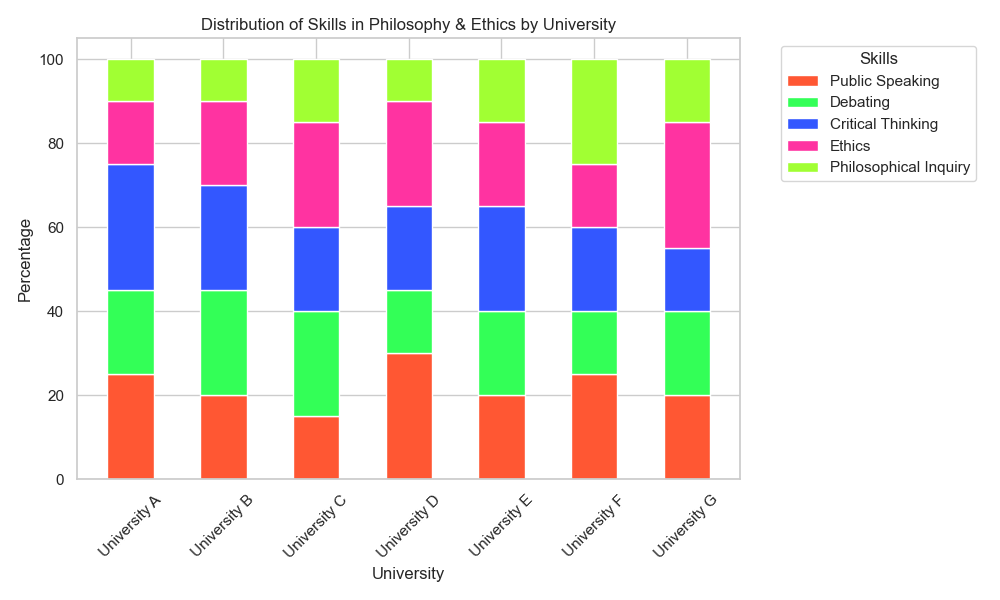

The script that drew this image:

import matplotlib.pyplot as plt
import pandas as pd
import seaborn as sns

data = [
    {'Destination': 'University A', 'Public Speaking': 25, 'Debating': 20, 'Critical Thinking': 30, 'Ethics': 15, 'Philosophical Inquiry': 10},
    {'Destination': 'University B', 'Public Speaking': 20, 'Debating': 25, 'Critical Thinking': 25, 'Ethics': 20, 'Philosophical Inquiry': 10},
    {'Destination': 'University C', 'Public Speaking': 15, 'Debating': 25, 'Critical Thinking': 20, 'Ethics': 25, 'Philosophical Inquiry': 15},
    {'Destination': 'University D', 'Public Speaking': 30, 'Debating': 15, 'Critical Thinking': 20, 'Ethics': 25, 'Philosophical Inquiry': 10},
    {'Destination': 'University E', 'Public Speaking': 20, 'Debating': 20, 'Critical Thinking': 25, 'Ethics': 20, 'Philosophical Inquiry': 15},
    {'Destination': 'University F', 'Public Speaking': 25, 'Debating': 15, 'Critical Thinking': 20, 'Ethics': 15, 'Philosophical Inquiry': 25},
    {'Destination': 'University G', 'Public Speaking': 20, 'Debating': 20, 'Critical Thinking': 15, 'Ethics': 30, 'Philosophical Inquiry': 15}
]

df = pd.DataFrame(data)
df = df.set_index('Destination')

cumulative_sum = df.cumsum(axis=1)

colors = ['#FF5733', '#33FF57', '#3357FF', '#FF33A1', '#A1FF33']

fig, ax = plt.subplots(figsize=(10, 6))

bottom = None

for column, color in zip(df.columns, colors):
    ax.bar(df.index, df[column], bottom=bottom, label=column, color=color, width=0.5)
    bottom = cumulative_sum[column]

ax.legend(title='Skills', bbox_to_anchor=(1.05, 1), loc='upper left')

ax.set_ylabel('Percentage')
ax.set_xlabel('University')
ax.set_title('Distribution of Skills in Philosophy & Ethics by University')

plt.xticks(rotation=45)
plt.tight_layout()
plt.show()
